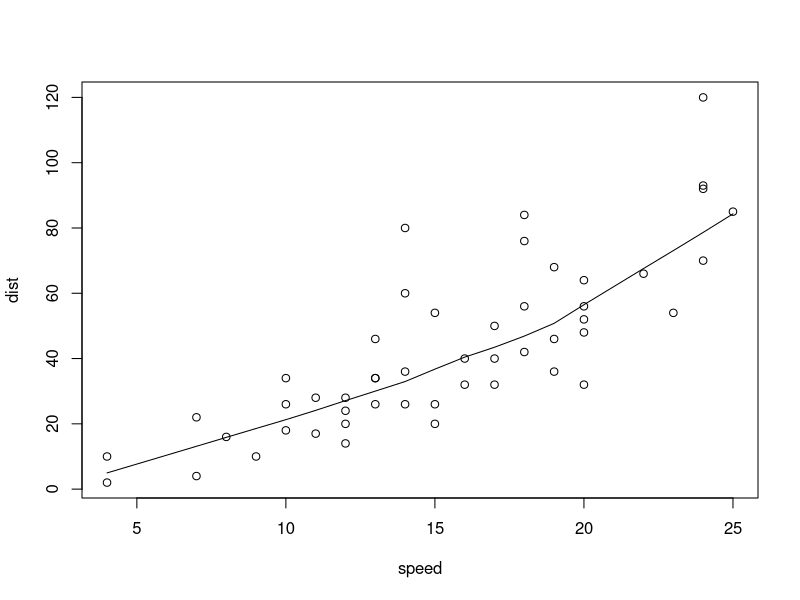
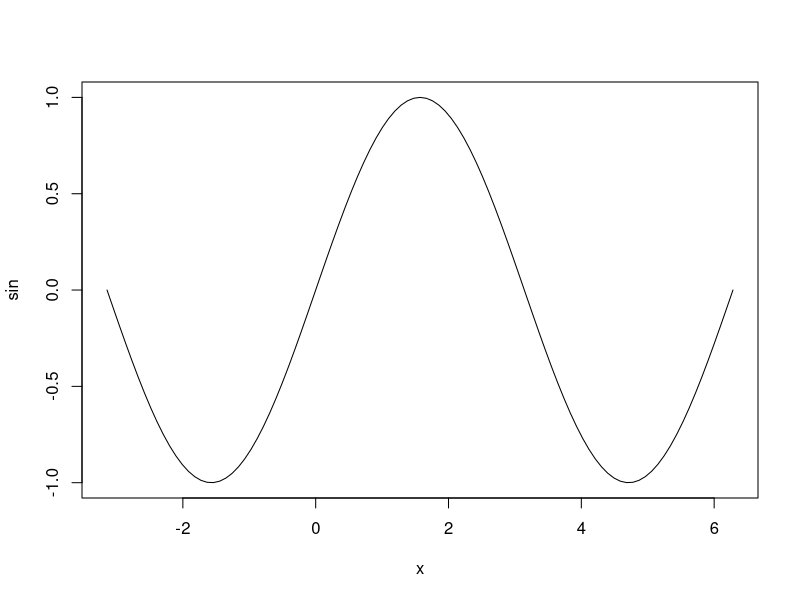
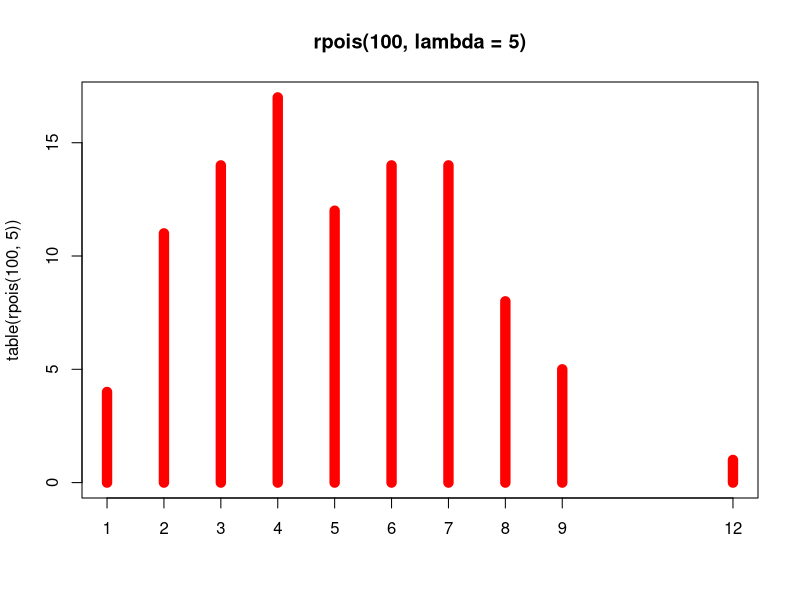
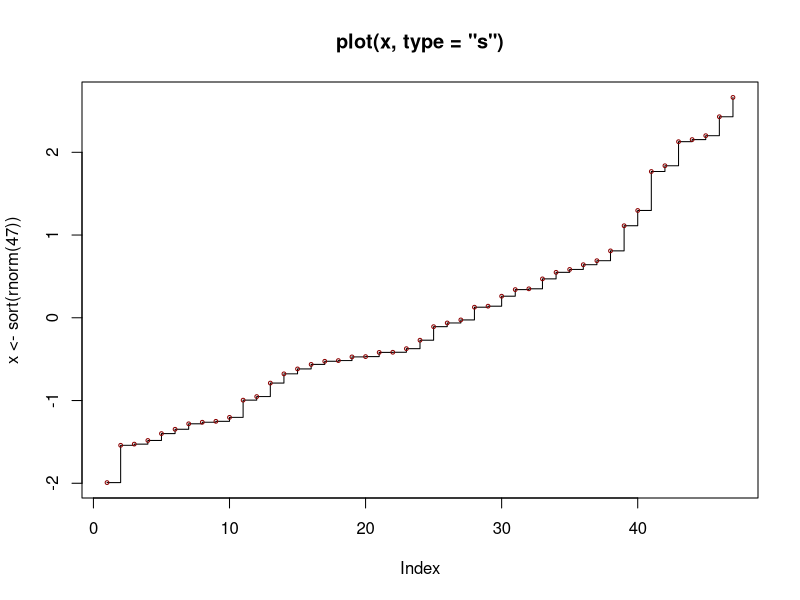

These charts were generated, in order, by the following R code:
require(stats) # for lowess, rpois, rnorm
plot(cars)
lines(lowess(cars))

plot(sin, -pi, 2*pi) # see ?plot.function

## Discrete Distribution Plot:
plot(table(rpois(100, 5)), type = "h", col = "red", lwd = 10,
     main = "rpois(100, lambda = 5)")

## Simple quantiles/ECDF, see ecdf() {library(stats)} for a better one:
plot(x <- sort(rnorm(47)), type = "s", main = "plot(x, type = \"s\")")
points(x, cex = .5, col = "dark red")